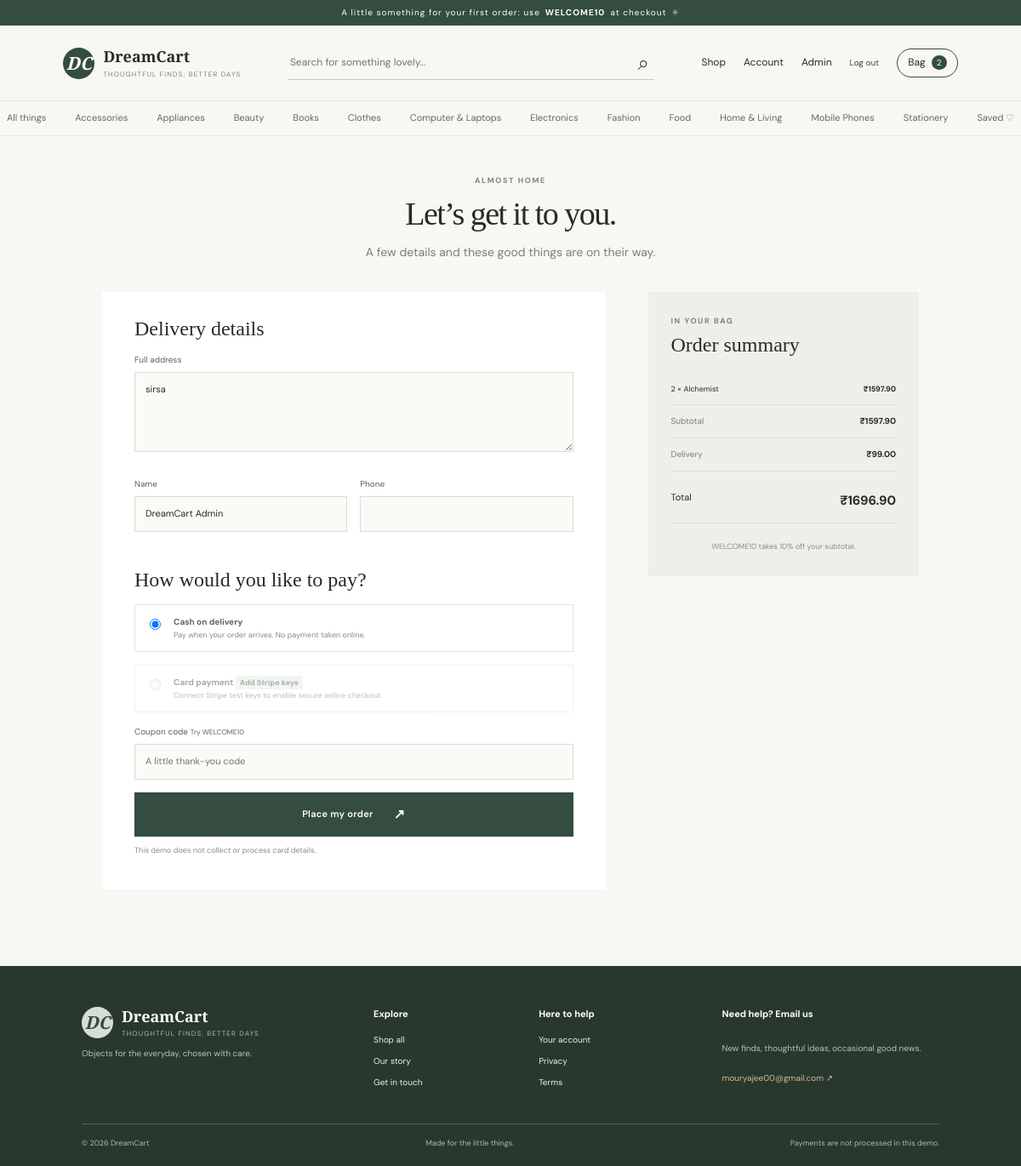
Page /checkout (signed in) on the committed database.
### models.py (models this page shows, shortened)
class Category(db.Model):
    id = db.Column(db.Integer, primary_key=True)
    name = db.Column(db.String(80), unique=True, nullable=False)
    slug = db.Column(db.String(90), unique=True, nullable=False)
    products = db.relationship("Product", backref="category", lazy=True)

class User(db.Model):
    id = db.Column(db.Integer, primary_key=True)
    name = db.Column(db.String(100), nullable=False)
    email = db.Column(db.String(160), unique=True, nullable=False, index=True)
    phone = db.Column(db.String(30), default="")
    password_hash = db.Column(db.String(256), nullable=False)
    address = db.Column(db.Text, default="")
    is_admin = db.Column(db.Boolean, default=False, nullable=False)
    created_at = db.Column(db.DateTime, default=datetime.utcnow)

class CartItem(db.Model):
    id = db.Column(db.Integer, primary_key=True)
    user_id = db.Column(db.Integer, db.ForeignKey("user.id"), nullable=False)
    product_id = db.Column(db.Integer, db.ForeignKey("product.id"), nullable=False)
    quantity = db.Column(db.Integer, default=1)
    product = db.relationship("Product")
    __table_args__ = (db.UniqueConstraint("user_id", "product_id"),)

class Product(db.Model):
    id = db.Column(db.Integer, primary_key=True)
    name = db.Column(db.String(160), nullable=False)
    slug = db.Column(db.String(180), unique=True, nullable=False)
    description = db.Column(db.Text, nullable=False, default="")
    image = db.Column(db.String(255), default="")
    price = db.Column(db.Float, nullable=False)
    discount = db.Column(db.Integer, default=0)
    stock = db.Column(db.Integer, default=0)
    category_id = db.Column(db.Integer, db.ForeignKey("category.id"), nullable=False)
    featured = db.Column(db.Boolean, default=False)
    popularity = db.Column(db.Integer, default=0)
    created_at = db.Column(db.DateTime, default=datetime.utcnow)
    @property
    def sale_price(self): return round(self.price * (100 - self.discount) / 100, 2)

### app.py (the view, shortened to what this page needs)
@app.route('/checkout',methods=['GET','POST'])
@login_required
def checkout():
    u=me(); items=CartItem.query.filter_by(user_id=u.id).all()
    if not items: flash('Your bag is empty.','info'); return redirect(url_for('products'))
    subtotal=sum(i.product.sale_price*i.quantity for i in items); shipping=0 if subtotal>=2500 else 99
    summary_code=request.form.get('coupon','').strip().upper() if request.method=='POST' else ''
    summary_coupon=Coupon.query.filter_by(code=summary_code,active=True).first() if summary_code else None
    discount=round(subtotal*summary_coupon.percent/100,2) if summary_coupon else 0
    total=round(subtotal+shipping-discount,2)
    return render_template('checkout.html',items=items,subtotal=subtotal,shipping=shipping,discount=discount,total=total,coupon_code=summary_code)

### app.py (called while the page is built)
def stripe_ready(): return bool(stripe and app.config['STRIPE_SECRET_KEY'].startswith('sk_test_'))

def csrf_token():
    if '_csrf' not in session: session['_csrf']=secrets.token_urlsafe(32)
    return session['_csrf']

@app.before_request
def protect_forms():
    if request.method=='POST':
        supplied=request.form.get('csrf_token','')
        if not supplied or not secrets.compare_digest(supplied,session.get('_csrf','')): abort(400)

def me(): return db.session.get(User, session.get('user_id')) if session.get('user_id') else None

@app.context_processor
def globals_for_templates():
    u=me(); cart_items=CartItem.query.filter_by(user_id=u.id).all() if u else []
    subtotal=sum(i.product.sale_price*i.quantity for i in cart_items); shipping=0 if subtotal>=2500 else (99 if subtotal else 0)
    return {'current_user':u,'cart_count':sum(i.quantity for i in cart_items),'cart_subtotal':subtotal,'cart_shipping':shipping,'cart_total':subtotal+shipping,'site_categories':Category.query.order_by(Category.name).all(),'contact_email':app.config['CONTACT_EMAIL'],'stripe_enabled':stripe_ready()}

def login_required(f):
    @wraps(f)
    def w(*a,**k):
        if not me(): flash('Please sign in to continue.','info'); return redirect(url_for('login'))
        return f(*a,**k)
    return w

### templates/checkout.html (shortened to what this page needs)
{% extends 'base.html' %}{% block title %}Checkout — DreamCart{% endblock %}{%
block content %}
<section class="page-intro compact">
  <span class="eyebrow">ALMOST HOME</span>
  <h1>Let’s get it to you.</h1>
  <p>A few details and these good things are on their way.</p>
</section>
<section class="checkout-layout">
  <div class="checkout-form">
    <form method="post">
      <h2>Delivery details</h2>
      <label
        >Full address<textarea
          name="address"
          rows="4"
          required
          placeholder="Street, city, postal code…"
        >
{{ current_user.address }}</textarea
        >
      </label>
      <div class="field-pair">
        <label>Name<input value="{{ current_user.name }}" readonly /></label
        ><label>Phone<input value="{{ current_user.phone }}" readonly /></label>
      </div>
      <h2>How would you like to pay?</h2>
      <label class="payment-choice"
        ><input type="radio" name="payment_method" value="cod" checked /><span
          ><b>Cash on delivery</b
          ><small
            >Pay when your order arrives. No payment taken online.</small
          ></span
        ></label
      ><label class="payment-choice {% if not stripe_enabled %}disabled-choice{% endif %}"
        ><input
          type="radio"
          name="payment_method"
          value="stripe"
          {% if not stripe_enabled %}disabled{% endif %}
        /><span
          ><b>Card payment {% if not stripe_enabled %}<small class="tag-coming">Add Stripe keys</small>{% endif %}</b
          ><small
            >{% if stripe_enabled %}Secure Stripe test checkout; card details stay with Stripe.{% else %}Connect Stripe test keys to enable secure online checkout.{% endif %}</small
          ></span
        ></label
      ><label
        >Coupon code <small>Try WELCOME10</small
        ><input name="coupon" value="{{ coupon_code }}" placeholder="A little thank-you code" /></label
      ><button class="button button-dark full">
        Place my order <span>↗</span>
      </button>
      <p class="muted small">
        This demo does not collect or process card details.
      </p>
    </form>
  </div>
  <aside class="summary-card">
    <span class="eyebrow">IN YOUR BAG</span>
    <h2>Order summary</h2>
    {% for i in items %}
    <div class="summary-product">
      <span>{{ i.quantity }} × {{ i.product.name }}</span
      ><b>₹{{ '%.2f'|format(i.product.sale_price*i.quantity) }}</b>
    </div>
    {% endfor %}
    <div class="summary-line">
      <span>Subtotal</span><b>₹{{ '%.2f'|format(subtotal) }}</b>
    </div>
    <div class="summary-line">
      <span>Delivery</span
      ><b>{{ 'Free' if shipping==0 else '₹%.2f'|format(shipping) }}</b>
    </div>
    <div class="summary-total">
      <span>Total{% if discount %} after coupon{% endif %}</span
      ><strong>₹{{ '%.2f'|format(total) }}</strong>
    </div>
    {% if discount %}<p class="summary-note">{{ coupon_code }} saves ₹{{ '%.2f'|format(discount) }}.</p>{% else %}<p class="summary-note">WELCOME10 takes 10% off your subtotal.</p>{% endif %}
  </aside>
</section>
{% endblock %}

### templates/base.html (shortened to what this page needs)
<!doctype html>
<html lang="en">
  <head>
    <link
      rel="stylesheet"
      href="{{ url_for('static',filename='css/style.css') }}"
    />
  </head>
  <body>
    <div class="announcement">
      A little something for your first order: use <b>WELCOME10</b> at checkout
      <span>✳</span>
    </div>
    <header class="site-header">
      <a class="brand" href="{{ url_for('index') }}">
        <span class="brand-mark">DC</span
        ><span>DreamCart<small>THOUGHTFUL FINDS, BETTER DAYS</small></span></a>
      <form class="search" action="{{ url_for('products') }}">
        <input
          name="q"
          value="{{ request.args.get('q','') }}"
          placeholder="Search for something lovely…"
          aria-label="Search products"
        /><button aria-label="Search">⌕</button>
      </form>
      <nav class="header-actions">
        <a href="{{ url_for('products') }}">Shop</a>{% if current_user %}<a
          href="{{ url_for('account') }}"
          >Account</a
        >{% if current_user.is_admin %}<a
          href="{{ url_for('admin_dashboard') }}"
          >Admin</a
        >{% endif %}
        <form action="{{ url_for('logout') }}" method="post" class="inline">
          /><button class="text-button">Log out</button>
        </form>
        {% else %}<a href="{{ url_for('login') }}">Sign in</a>{% endif %}<a
          class="bag-link"
          href="{{ url_for('cart') }}"
          >Bag <span>{{ cart_count }}</span></a
        >
      </nav>
    </header>
    <nav class="category-nav">
      <a href="{{ url_for('products') }}">All things</a>{% for c in
      site_categories %}<a href="{{ url_for('products',category=c.slug) }}"
        >{{ c.name }}</a
      >{% endfor %}<a href="{{ url_for('wishlist') }}">Saved ♡</a>
    </nav>
    <main>
      {% block content %}{% endblock %}
    </main>
    <footer class="footer">
      <div class="footer-top">
        <div>
          <a class="brand footer-brand" href="{{ url_for('index') }}"
            ><span class="brand-mark">DC</span
            ><span
              >DreamCart<small>THOUGHTFUL FINDS, BETTER DAYS</small></span
            ></a
          >
          <p>Objects for the everyday, chosen with care.</p>
        </div>
        <div>
          <b>Explore</b><a href="{{ url_for('products') }}">Shop all</a
          ><a href="{{ url_for('about') }}">Our story</a
          ><a href="{{ url_for('contact') }}">Get in touch</a>
        </div>
        <div>
          <b>Here to help</b><a href="{{ url_for('account') }}">Your account</a
          ><a href="{{ url_for('privacy') }}">Privacy</a
          ><a href="{{ url_for('terms') }}">Terms</a>
        </div>
        <div class="newsletter">
          <b>Need help? Email us</b>
          <p>New finds, thoughtful ideas, occasional good news.</p>
          <a href="mailto:{{ contact_email }}">{{ contact_email }} ↗</a>
        </div>
      </div>
      <div class="footer-bottom">
        <span>© 2026 DreamCart</span><span>Made for the little things.</span
        ><span>Payments are not processed in this demo.</span>
      </div>
    </footer>
  </body>
</html>

### rows in the picture
Category: name "Accessories"
Category: name "Appliances"
Category: name "Beauty"
Category: name "Books"
Category: name "Clothes"
Category: name "Computer & Laptops"
Category: name "Electronics"
Category: name "Fashion"
Category: name "Food"
Category: name "Home & Living"
Category: name "Mobile Phones"
Category: name "Stationery"
User: address "sirsa", name "DreamCart Admin"
CartItem: quantity "2", product.name "Alchemist"
Product: i.product.sale_price*i.quantity "1597.90"

### other values in the picture
{{ cart_count }} "2"
{{ '%.2f'|format(subtotal) }} "1597.90"
{{ 'Free' if shipping==0 else '₹%.2f'|format(shipping) }} "₹99.00"
{{ '%.2f'|format(total) }} "1696.90"
{{ contact_email }} "mouryajee00@gmail.com"
